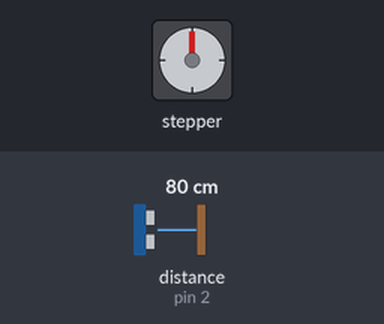
Recording of a sketch running on a simulated Arduino Uno, built with avr-gcc and run on an emulated ATmega328P. On the bench: stepper motor. Wiring (inferred from the names in the program): ultrasonic range finder: trigger pin 3; echo pin 2; stepper motor (2048 steps per turn assumed): coils pin 4, pin 5, pin 6, pin 7. The test bench sets the inputs (shaded band); at power-on: distance to the obstacle (sensor on pin 2) 80 cm. The echo pulse lasts 58.3 µs per cm.

Above: at 1.2 s.
1.3 s: distance to the obstacle (sensor on pin 2) set to 7 cm
4.3 s: distance to the obstacle (sensor on pin 2) set to 4 cm
At 32.6 s:
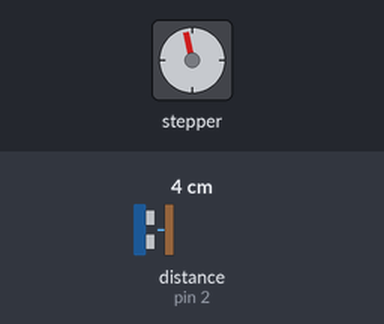
Timing chart, 0 to 56.6 s (numbered marks = the images above; inputs shaded):
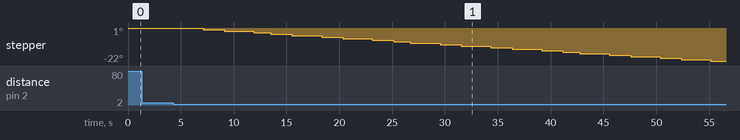

The sketch:

UltrasonicCar.ino
```cpp
// ---------------------------------------------------------------------------
// 		   Control de carro por medio de sensor Ultrasonico HC- SR04
//
// Autor:
// Created by Daniel Polanco - Jdanypa@gmail.com
// Github:   https://github.com/Elemeants
//
// Links:
// Facebook: https://www.facebook.com/LaBobinaDeTesla
// Github:   https://github.com/LaBobinadeTesla
// Correo: 	 BobinadeTesla8981@gmail.com
//
// Proposito:
// Este codigo esta hecho para manejar un carrito por medio de un sensor
// ultrasonico 'HC-SR04' el cual al detectar un obstaculo gira a un lado
// de forma autonoma
//
// Conexiones:		  Arduino      Arduino     Arduino
// 						UNO		/	NANO	/	MEGA
// Motor 1 - Adelante    4			 4 			 40
// Motor 1 - Atras		 5			 5			 41
// Motor 2 - Adelante 	 6			 6			 42
// Motor 2 - Atras		 7			 7			 43
// HC-SR04 - Echo		 2			 2			 38
// HC-SR04 - Trigger	 3			 3 			 39
//
// Instrucciones:
//	  - Si ocupa usar otros pines los puedes cambiar en el bloque de constantes
//	  - Puedes cambiar la distancia maxima mediante la variable 'DistanciaMaxima'
//	  - Puedes calibrar el tiempo de giro con la variable 'TiempoGiro' la cual
//	    esta en milisegundos.
//	  - Puedes configurar el giro cambiando los valores 'Derecha' e 'Izquierda'
//		Intercambiandolos.
//	  - El robot por defecto ira hacia adelante hasta que encuentre un obstaculo
//		iniciara la rutina de Derecha -> Atras -> Izquierda hasta que encuentre
//		un camino valido.
//
// Material necesario:
// 	- Sensor Ultrasonico HC-SR04
// 	- Cualquier placa Arduino
//	- Puente H (Para el control de los motores)
// ---------------------------------------------------------------------------

// ---------------------------------------------------------------------------
// Se definen los lados a los cuales puede girar el robot
// ---------------------------------------------------------------------------
#define Derecha   0
#define Izquierda 1
#define Atras     2

// ---------------------------------------------------------------------------
// Variables de los pines a conectar
// ---------------------------------------------------------------------------
const int Motor1Adelante   = 4;
const int Motor1Atras 	   = 5;
const int Motor2Adelante   = 6;
const int Motor2Atras 	   = 7;
const int UltrasonicoECHO  = 2;
const int UltrasonicoTrigg = 3;
// Constante que define los centimetros a los cuales detecta el obstaculo
const int DistanciaMaxima  = 5;
// Constante de tiempo de giro para 90 grados
const int TiempoGiro 	   = 400;

// Prototipo de la funcion de girar
void Girar(int);
// Prototipo de la funcion del ultrasonico
int DistanciaUltrasonico();

void setup()
{
	// Definicion de las salidas y entradas
	pinMode(Motor1Adelante,   OUTPUT);	// Salidas
	pinMode(Motor1Atras, 	  OUTPUT);
	pinMode(Motor2Adelante,   OUTPUT);
	pinMode(Motor2Atras, 	  OUTPUT);
	pinMode(UltrasonicoTrigg, OUTPUT);
	pinMode(UltrasonicoECHO,  INPUT);	// Entrada
}

// Ciclo repetitivo del programa
void loop()
{
	// Ejecuta la funcion 'DistanciaUltrasonico'
	// Si la distacia en centimetros es menor a la distancia maxima
	if(DistanciaUltrasonico() < DistanciaMaxima){
		// Ejecuta la funcion Girar, la cual va a la derecha
 	    Girar(Derecha);
 	    // Si al Girar vuelve a encontrar un obstaculo
 	    if(DistanciaUltrasonico() < DistanciaMaxima){
 	    	// Gira 180° al Carro
 	        Girar(Atras);
 	        // Si vuelve a encontrar otro obstaculo (Osea esta encerrado)
 	        if(DistanciaUltrasonico() < DistanciaMaxima){
 	        	// Gira a la Izquierda (Osea de regreso por donde venia)
 	            Girar(Izquierda);
 	        }
 	    }
 	}
	// Se coloca al carro para que ambos motores vayan hacia adelante
	digitalWrite(Motor1Adelante, HIGH); // Prendido
	digitalWrite(Motor1Atras, 	 LOW);  // Apagado
	digitalWrite(Motor2Adelante, HIGH); // Prendido
 	digitalWrite(Motor2Atras,  	 LOW);  // Apagado
}

// Esta funcion permite leer el valor del ultrasonido y regresa un valor entero
// en forma de centimetros
int DistanciaUltrasonico()
{
	digitalWrite(UltrasonicoTrigg, LOW);	// Apaga el ultrasonico
	delayMicroseconds(2); 					// Espera 2 microsegundos
	digitalWrite(UltrasonicoTrigg, HIGH);	// Prende el ultrasonico
	delayMicroseconds(10);					// Espera 10 microsegundos
	digitalWrite(UltrasonicoTrigg, LOW);	// Lo vuelve a apagar
	// Lee el tiempo que tarda en responder el ultrasonido
	int TiempoRespuesta = pulseIn(UltrasonicoECHO, HIGH);
	// Divide el tiempo que tardo en responder en 58 y luego lo retorna
	// convertido en centimetros
	return TiempoRespuesta / 58;
}

// Funcion que permite girar el robot a la Izquierda, Derecha o Atras
// Recibe 0 -> Derecha, 1 -> Izquierda, 2 -> Atras
void Girar(int Giro)
{
	// Si Giro es a la izquierda
	if(Giro == Izquierda)
	{
		// Hace que el motor 1 gire para atras
		digitalWrite(Motor1Adelante, LOW);
		digitalWrite(Motor1Atras, 	 HIGH);
		// Hace que el motor 2 gire para adelante
		digitalWrite(Motor2Adelante, HIGH);
	 	digitalWrite(Motor2Atras,  	 LOW);
		delay(TiempoGiro);		// Espera hasta que gire los 90°
	}
	// Si Giro es a la izquierda
	if(Giro == Derecha)
	{
		// Hace que el motor 1 gire para adelante
		digitalWrite(Motor1Adelante, HIGH);
		digitalWrite(Motor1Atras, 	 LOW);
		// Hace que el motor 2 gire para atras
		digitalWrite(Motor2Adelante, LOW);
	 	digitalWrite(Motor2Atras,  	 HIGH);
		delay(TiempoGiro);		// Espera hasta que gire los 90°
	}
	// Si Giro es a la izquierda
	if(Giro == Atras)
	{
		// Hace que el motor 1 gire para adelante
		digitalWrite(Motor1Adelante, HIGH);
		digitalWrite(Motor1Atras, 	 LOW);
		// Hace que el motor 2 gire para atras
		digitalWrite(Motor2Adelante, LOW);
	 	digitalWrite(Motor2Atras,  	 HIGH);
		delay(TiempoGiro * 2);		// Espera hasta que gire los 180°
	}
}
```

Measured:
- the behaviour switches between 6 and 5 cm on distance to the obstacle (sensor on pin 2) (found by bisection; images 0 and 1)
- after the input at 1.3 s, every drawn part: stays the same
